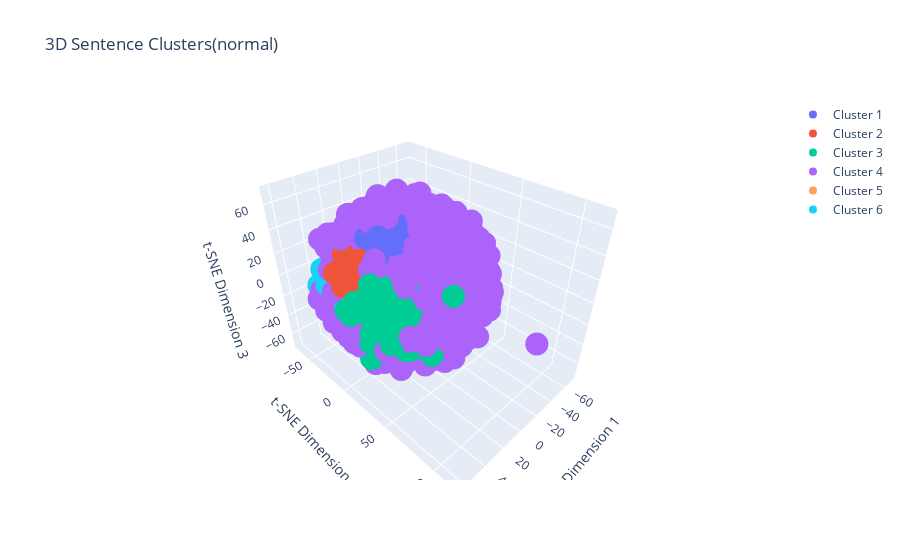

Here is the notebook cell this chart was saved with:
### Code cell
# Perform t-SNE dimensionality reduction for 3D visualization
perplexity_value = min(30, len(word_vectors) - 1)
tsne_3d = TSNE(n_components=3,perplexity=perplexity_value, random_state=0)
reduced_vectors_3d = tsne_3d.fit_transform(word_vectors)

# 3D Scatter plot
fig = go.Figure()

for i in range(num_clusters):
    indices = labels == i
    fig.add_trace(go.Scatter3d(
        x=reduced_vectors_3d[indices, 0],
        y=reduced_vectors_3d[indices, 1],
        z=reduced_vectors_3d[indices, 2],
        mode='markers',
        name=f'Cluster {i+1}'
    ))

fig.update_layout(title='3D Sentence Clusters(normal)',
                  scene=dict(xaxis_title='t-SNE Dimension 1',
                             yaxis_title='t-SNE Dimension 2',
                             zaxis_title='t-SNE Dimension 3'))
fig.show()
